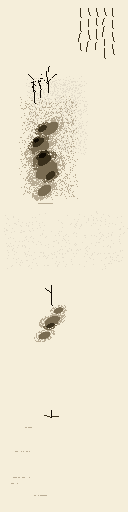

Generate this figure with Python:
#!/usr/bin/env python3
"""
Session 01 — Ink Wash Painting
Study: Sesshu Toyo, Haboku-sansui (1495)
Attempt 2: Lead with directional energy, not placement.
           No outline edges — let mass define itself.
           Fewer marks. Trust the empty space more.
"""
from PIL import Image
import math, random, os

W, H = 128, 512
OUT = os.path.dirname(os.path.abspath(__file__))
RNG = random.Random(3)

PAPER = (245, 238, 218)
MIST  = (228, 220, 202)
LIGHT = (185, 172, 148)
MID   = (122, 108,  82)
DARK  = ( 58,  48,  28)
BLACK = ( 16,  10,   2)


def new_canvas():
    img = Image.new("RGB", (W, H), PAPER)
    return img, img.load()


def directed_splat(px, cx, cy, rx, ry, angle, tone, rng, wetness=0.65):
    """
    Elliptical splat with a directional axis.
    rx, ry: radii along and perpendicular to angle.
    Simulates a loaded brush dragged in a direction.
    """
    tones = [BLACK, DARK, MID, LIGHT, MIST, PAPER]
    try:
        t_idx = tones.index(tone)
    except ValueError:
        t_idx = 2

    cos_a = math.cos(angle)
    sin_a = math.sin(angle)
    max_r = max(rx, ry)

    for dy in range(-max_r - 2, max_r + 3):
        for dx in range(-max_r - 2, max_r + 3):
            # Rotate to ellipse frame
            lx =  dx * cos_a + dy * sin_a
            ly = -dx * sin_a + dy * cos_a
            d = math.hypot(lx / rx, ly / ry)
            if d > 1.0:
                continue

            x, y = cx + dx, cy + dy
            if not (0 <= x < W and 0 <= y < H):
                continue

            # Wetness irregularity at edges
            if d > 0.6 and rng.random() > wetness:
                continue

            # Tone falloff from center
            falloff = d
            idx = t_idx + int(falloff * 1.8)
            idx = min(idx, len(tones) - 1)
            px[x, y] = tones[idx]


def ink_line(px, pts, tone, width, rng, dry=False):
    """
    Draw a brushstroke through a list of (x,y) waypoints.
    dry=True adds flying-white gaps (brush running thin).
    """
    for i in range(len(pts) - 1):
        x1, y1 = pts[i]
        x2, y2 = pts[i + 1]
        steps = max(abs(x2 - x1), abs(y2 - y1), 1)
        for j in range(steps + 1):
            t = j / steps
            x = int(x1 + (x2 - x1) * t)
            y = int(y1 + (y2 - y1) * t)
            if dry and rng.random() < 0.3:
                continue  # flying white gap
            for w in range(width):
                if 0 <= x + w < W and 0 <= y < H:
                    px[x + w, y] = tone
                if 0 <= x < W and 0 <= y + w < H:
                    px[x, y + w] = tone


def light_wash(px, x0, y0, x1, y1, tone, rng, density):
    for y in range(y0, y1):
        for x in range(x0, x1):
            if rng.random() < density:
                # irregular edge: lower density near borders
                edge = min(x - x0, x1 - x, y - y0, y1 - y, 8) / 8
                if rng.random() < edge:
                    px[x, y] = tone


def compose(px, rng):

    # ── INSCRIPTION ────────────────────────────────────────────────────────
    # Five columns of vertical marks (Chinese/Japanese calligraphy reads top→down)
    col_xs = [88, 96, 104, 80, 112]
    for cx in col_xs:
        y = 8
        while y < 52:
            char_h = rng.randint(6, 10)
            # character body — a few quick marks
            ink_line(px, [(cx, y), (cx + rng.randint(-2, 2), y + char_h)],
                     DARK, 1, rng)
            y += char_h + rng.randint(2, 4)

    # ── DISTANT MOUNTAIN ── very faint, behind everything ─────────────────
    light_wash(px, 24, 75, 88, 155, MIST, rng, density=0.30)

    # ── MAIN CLIFF ── directional: mass leans upper-left ─────────────────
    # The cliff's axis runs roughly from lower-right to upper-left
    # Layer from lightest to darkest (wet-on-wet: lighter first)

    # Base wash — broad, low density
    light_wash(px, 18, 95, 78, 200, LIGHT, rng, density=0.22)

    # Mid-tone forms — directed ellipses along the cliff's axis
    cliff_axis = math.radians(-35)  # leaning upper-left
    for cx, cy, rx, ry in [
        (46, 170, 22, 12),
        (40, 148, 18, 10),
        (50, 128, 16, 9),
        (44, 190, 14, 8),
        (38, 158, 12, 7),
    ]:
        directed_splat(px, cx, cy, rx, ry, cliff_axis, MID, rng, wetness=0.6)

    # Dark wet-on-wet splashes over the mid-tone
    for cx, cy, rx, ry in [
        (44, 160, 14, 7),
        (38, 142, 12, 6),
        (50, 175, 10, 6),
        (42, 128, 9, 5),
    ]:
        directed_splat(px, cx, cy, rx, ry, cliff_axis, DARK, rng, wetness=0.72)

    # Black accent — densest ink, heart of the cliff
    for cx, cy, rx, ry in [
        (42, 155, 7, 4),
        (36, 140, 5, 3),
    ]:
        directed_splat(px, cx, cy, rx, ry, cliff_axis, BLACK, rng, wetness=0.85)

    # ── TREES ── few, irregular, at cliff summit ───────────────────────────
    tree_positions = [(40, 97), (48, 92), (35, 103)]
    for tx, ty in tree_positions:
        h = rng.randint(14, 22)
        # Trunk — slightly curved
        trunk = [(tx, ty), (tx + rng.randint(-1, 1), ty - h // 2),
                 (tx + rng.randint(-2, 2), ty - h)]
        ink_line(px, trunk, BLACK, 1, rng, dry=False)
        # 2-3 branches — sparse
        for _ in range(rng.randint(2, 3)):
            by = ty - rng.randint(h // 3, h)
            bx_end = tx + rng.randint(-8, 8)
            ink_line(px, [(tx, by), (bx_end, by - rng.randint(3, 7))],
                     BLACK, 1, rng, dry=True)

    # ── WATER EDGE ── where cliff meets water below ───────────────────────
    # A few horizontal marks defining the waterline at cliff base
    for _ in range(3):
        wy = rng.randint(196, 205)
        wx = rng.randint(22, 50)
        ink_line(px, [(wx, wy), (wx + rng.randint(6, 14), wy)], LIGHT, 1, rng)

    # ── MIST ZONE ── the transition between cliff and near shore ──────────
    light_wash(px, 0, 210, W, 270, MIST, rng, density=0.06)

    # ── NEAR SHORE ── smaller, lower energy than main cliff ──────────────
    shore_axis = math.radians(-20)
    for cx, cy, rx, ry in [
        (52, 320, 14, 7),
        (44, 335, 11, 6),
        (58, 310, 9, 5),
    ]:
        directed_splat(px, cx, cy, rx, ry, shore_axis, MID, rng, wetness=0.55)

    for cx, cy, rx, ry in [
        (50, 325, 8, 4),
    ]:
        directed_splat(px, cx, cy, rx, ry, shore_axis, DARK, rng, wetness=0.7)

    # Shore tree — single, spare
    ink_line(px, [(52, 305), (51, 285)], BLACK, 1, rng)
    ink_line(px, [(51, 293), (44, 288)], BLACK, 1, rng, dry=True)

    # ── BOAT ── minimal, open water zone ──────────────────────────────────
    # Hull: a single curved mark. Mast: one vertical.
    ink_line(px, [(44, 415), (50, 417), (58, 416)], DARK, 1, rng, dry=False)
    ink_line(px, [(51, 410), (51, 417)], BLACK, 1, rng)

    # ── WATER MARKS ── very sparse horizontal strokes, lower scroll ───────
    for _ in range(5):
        wy = rng.randint(428, 498)
        wx = rng.randint(8, 70)
        wlen = rng.randint(6, 18)
        ink_line(px, [(wx, wy), (wx + wlen, wy + rng.randint(-1, 1))],
                 LIGHT, 1, rng, dry=True)


def main():
    img, px = new_canvas()
    compose(px, RNG)
    out_path = os.path.join(OUT, "attempt_02.png")
    img.save(out_path)
    print(f"Saved: {out_path}")


if __name__ == "__main__":
    main()
